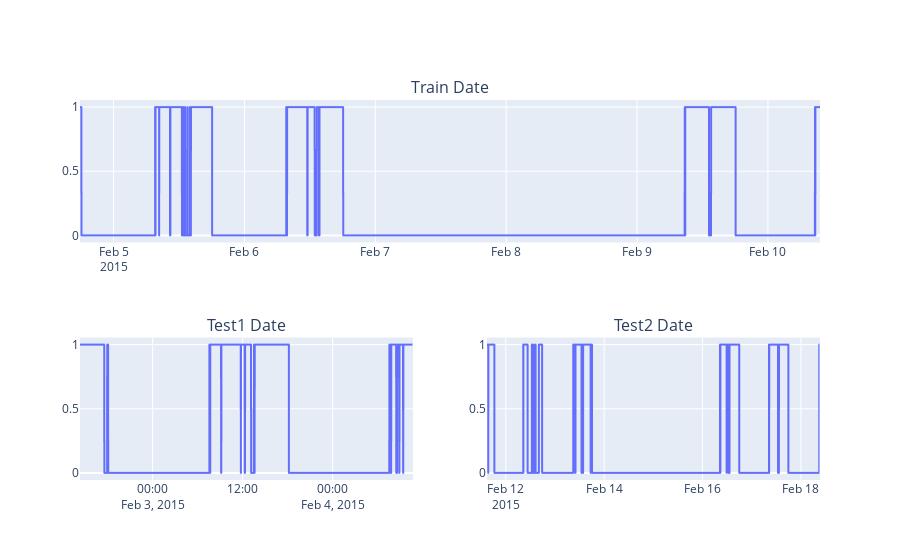

The code cell stored with this chart in its notebook:
### Markdown cell above
The variable date is not a numeric variable. We going to analyse their behaviour to propose a transformation of this variable to a numeric variable.

### Code cell
figures = [ px.line(train_ocupp, x='date', y="Occupancy",
                 width=800, height=400),
            px.line(test1_ocupp, x='date', y="Occupancy",
                 width=800, height=400),
            px.line(test2_ocupp, x='date', y="Occupancy",
                         width=800, height=400) ]

fig = make_subplots(rows=2, cols=2,
                    specs=[[{"colspan": 2}, None],[{}, {}]],
                    subplot_titles=("Train Date","Test1 Date", "Test2 Date"))


fig.append_trace(figures[0]["data"][0], row=1, col=1)
fig.append_trace(figures[1]["data"][0], row=2, col=1)
fig.append_trace(figures[2]["data"][0], row=2, col=2)

fig.show()

### Figure 1 — Plotly figure (JSON) as saved in the notebook; plotly's stock layout.template omitted (floating-point values rounded to 4 significant figures; data arrays with more than 128 entries replaced by an {"elided": "..."} marker saying what was removed)
{"data": [{"hovertemplate": "date=%{x}<br>Occupancy=%{y}<extra></extra>", "legendgroup": "", "line": {"color": "#636efa", "dash": "solid"}, "marker": {"symbol": "circle"}, "mode": "lines", "name": "", "showlegend": false, "type": "scattergl", "x": {"elided": "8143 str values"}, "xaxis": "x", "y": {"elided": "8143 int values"}, "yaxis": "y"}, {"hovertemplate": "date=%{x}<br>Occupancy=%{y}<extra></extra>", "legendgroup": "", "line": {"color": "#636efa", "dash": "solid"}, "marker": {"symbol": "circle"}, "mode": "lines", "name": "", "showlegend": false, "type": "scattergl", "x": {"elided": "2665 str values"}, "xaxis": "x2", "y": {"elided": "2665 int values"}, "yaxis": "y2"}, {"hovertemplate": "date=%{x}<br>Occupancy=%{y}<extra></extra>", "legendgroup": "", "line": {"color": "#636efa", "dash": "solid"}, "marker": {"symbol": "circle"}, "mode": "lines", "name": "", "showlegend": false, "type": "scattergl", "x": {"elided": "9752 str values"}, "xaxis": "x3", "y": {"elided": "9752 int values"}, "yaxis": "y3"}], "layout": {"annotations": [{"font": {"size": 16}, "showarrow": false, "text": "Train Date", "x": 0.5, "xanchor": "center", "xref": "paper", "y": 1, "yanchor": "bottom", "yref": "paper"}, {"font": {"size": 16}, "showarrow": false, "text": "Test1 Date", "x": 0.225, "xanchor": "center", "xref": "paper", "y": 0.375, "yanchor": "bottom", "yref": "paper"}, {"font": {"size": 16}, "showarrow": false, "text": "Test2 Date", "x": 0.775, "xanchor": "center", "xref": "paper", "y": 0.375, "yanchor": "bottom", "yref": "paper"}], "xaxis": {"anchor": "y", "domain": [0, 1]}, "xaxis2": {"anchor": "y2", "domain": [0, 0.45]}, "xaxis3": {"anchor": "y3", "domain": [0.55, 1]}, "yaxis": {"anchor": "x", "domain": [0.625, 1]}, "yaxis2": {"anchor": "x2", "domain": [0, 0.375]}, "yaxis3": {"anchor": "x3", "domain": [0, 0.375]}}}
